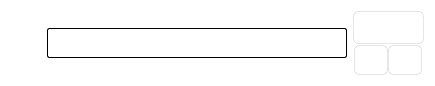
<?xml version="1.0" encoding="UTF-8"?>
<ui version="4.0">
 <class>Form</class>
 <widget class="QWidget" name="Form">
  <property name="geometry">
   <rect>
    <x>0</x>
    <y>0</y>
    <width>433</width>
    <height>84</height>
   </rect>
  </property>
  <property name="windowTitle">
   <string>Form</string>
  </property>
  <property name="styleSheet">
   <string notr="true">QWidget {
	background-color: rgb(255, 255, 255);
}

QPushButton {
	border-radius: 5;
	border: 1px solid rgba(0, 0, 0, 0.1)
}

QFrame {
	background-color: rgba(255, 255, 255, 0);
}

QPushButton:pressed {
	margin: 2 0 0 2
}

#btn_checkbox {
border:none;
}

QLineEdit {
	border-radius: 2px;
	border: 1px solid black;
	padding: 5px
}</string>
  </property>
  <layout class="QHBoxLayout" name="horizontalLayout_2">
   <item>
    <widget class="QPushButton" name="btn_checkbox">
     <property name="minimumSize">
      <size>
       <width>30</width>
       <height>30</height>
      </size>
     </property>
     <property name="maximumSize">
      <size>
       <width>30</width>
       <height>30</height>
      </size>
     </property>
     <property name="styleSheet">
      <string notr="true"/>
     </property>
     <property name="text">
      <string/>
     </property>
     <property name="icon">
      <iconset resource="resource.qrc">
       <normaloff>:/images/check_box_unchecked.png</normaloff>
       <normalon>:/images/check_box_checked.png</normalon>:/images/check_box_unchecked.png</iconset>
     </property>
     <property name="iconSize">
      <size>
       <width>40</width>
       <height>40</height>
      </size>
     </property>
     <property name="checkable">
      <bool>true</bool>
     </property>
     <property name="checked">
      <bool>false</bool>
     </property>
    </widget>
   </item>
   <item>
    <widget class="QLineEdit" name="lineEdit">
     <property name="minimumSize">
      <size>
       <width>300</width>
       <height>30</height>
      </size>
     </property>
     <property name="maximumSize">
      <size>
       <width>300</width>
       <height>30</height>
      </size>
     </property>
     <property name="styleSheet">
      <string notr="true"/>
     </property>
     <property name="text">
      <string/>
     </property>
     <property name="readOnly">
      <bool>true</bool>
     </property>
     <property name="placeholderText">
      <string/>
     </property>
    </widget>
   </item>
   <item>
    <layout class="QVBoxLayout" name="verticalLayout">
     <property name="spacing">
      <number>0</number>
     </property>
     <item>
      <widget class="QPushButton" name="btn_edit">
       <property name="minimumSize">
        <size>
         <width>71</width>
         <height>33</height>
        </size>
       </property>
       <property name="maximumSize">
        <size>
         <width>71</width>
         <height>33</height>
        </size>
       </property>
       <property name="text">
        <string/>
       </property>
       <property name="icon">
        <iconset resource="resource.qrc">
         <normaloff>:/images/edit.png</normaloff>:/images/edit.png</iconset>
       </property>
       <property name="iconSize">
        <size>
         <width>40</width>
         <height>25</height>
        </size>
       </property>
       <property name="checkable">
        <bool>false</bool>
       </property>
       <property name="checked">
        <bool>false</bool>
       </property>
      </widget>
     </item>
     <item>
      <widget class="QFrame" name="frame">
       <property name="minimumSize">
        <size>
         <width>71</width>
         <height>31</height>
        </size>
       </property>
       <property name="maximumSize">
        <size>
         <width>71</width>
         <height>31</height>
        </size>
       </property>
       <property name="frameShape">
        <enum>QFrame::StyledPanel</enum>
       </property>
       <property name="frameShadow">
        <enum>QFrame::Raised</enum>
       </property>
       <layout class="QHBoxLayout" name="horizontalLayout">
        <property name="spacing">
         <number>0</number>
        </property>
        <property name="leftMargin">
         <number>0</number>
        </property>
        <property name="topMargin">
         <number>0</number>
        </property>
        <property name="rightMargin">
         <number>0</number>
        </property>
        <property name="bottomMargin">
         <number>0</number>
        </property>
        <item>
         <widget class="QPushButton" name="btn_top">
          <property name="minimumSize">
           <size>
            <width>34</width>
            <height>30</height>
           </size>
          </property>
          <property name="maximumSize">
           <size>
            <width>34</width>
            <height>30</height>
           </size>
          </property>
          <property name="text">
           <string/>
          </property>
          <property name="icon">
           <iconset resource="resource.qrc">
            <normaloff>:/images/top_icon.png</normaloff>:/images/top_icon.png</iconset>
          </property>
          <property name="iconSize">
           <size>
            <width>22</width>
            <height>22</height>
           </size>
          </property>
          <property name="checkable">
           <bool>false</bool>
          </property>
         </widget>
        </item>
        <item>
         <widget class="QPushButton" name="btn_delete">
          <property name="minimumSize">
           <size>
            <width>34</width>
            <height>30</height>
           </size>
          </property>
          <property name="maximumSize">
           <size>
            <width>34</width>
            <height>30</height>
           </size>
          </property>
          <property name="text">
           <string/>
          </property>
          <property name="icon">
           <iconset resource="resource.qrc">
            <normaloff>:/images/close_icon.png</normaloff>:/images/close_icon.png</iconset>
          </property>
          <property name="iconSize">
           <size>
            <width>22</width>
            <height>22</height>
           </size>
          </property>
          <property name="checkable">
           <bool>false</bool>
          </property>
         </widget>
        </item>
       </layout>
      </widget>
     </item>
    </layout>
   </item>
  </layout>
 </widget>
 <resources>
  <include location="resource.qrc"/>
 </resources>
 <connections>
  <connection>
   <sender>btn_edit</sender>
   <signal>clicked()</signal>
   <receiver>frame</receiver>
   <slot>show()</slot>
   <hints>
    <hint type="sourcelabel">
     <x>384</x>
     <y>46</y>
    </hint>
    <hint type="destinationlabel">
     <x>430</x>
     <y>83</y>
    </hint>
   </hints>
  </connection>
 </connections>
</ui>
